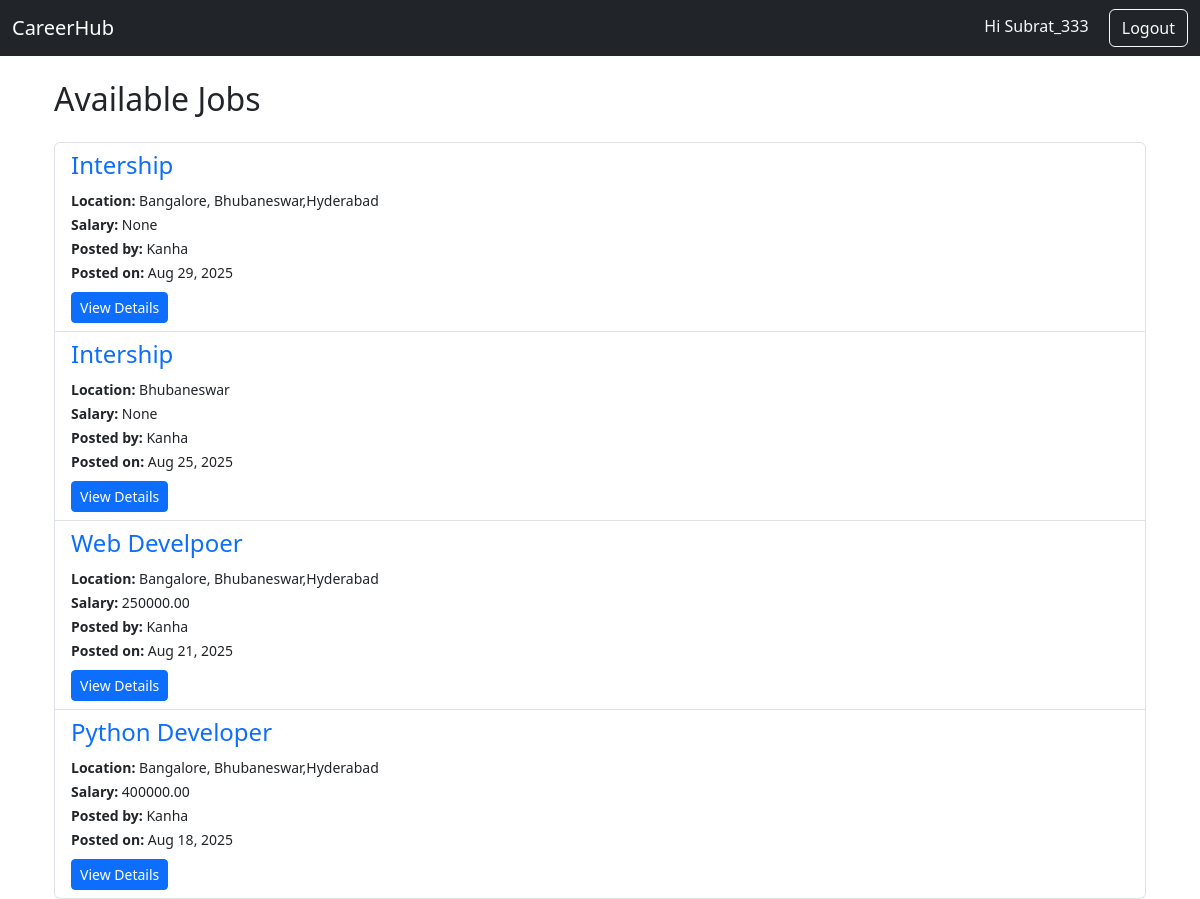
The app's page /jobs/jobs/ (signed in), older data.
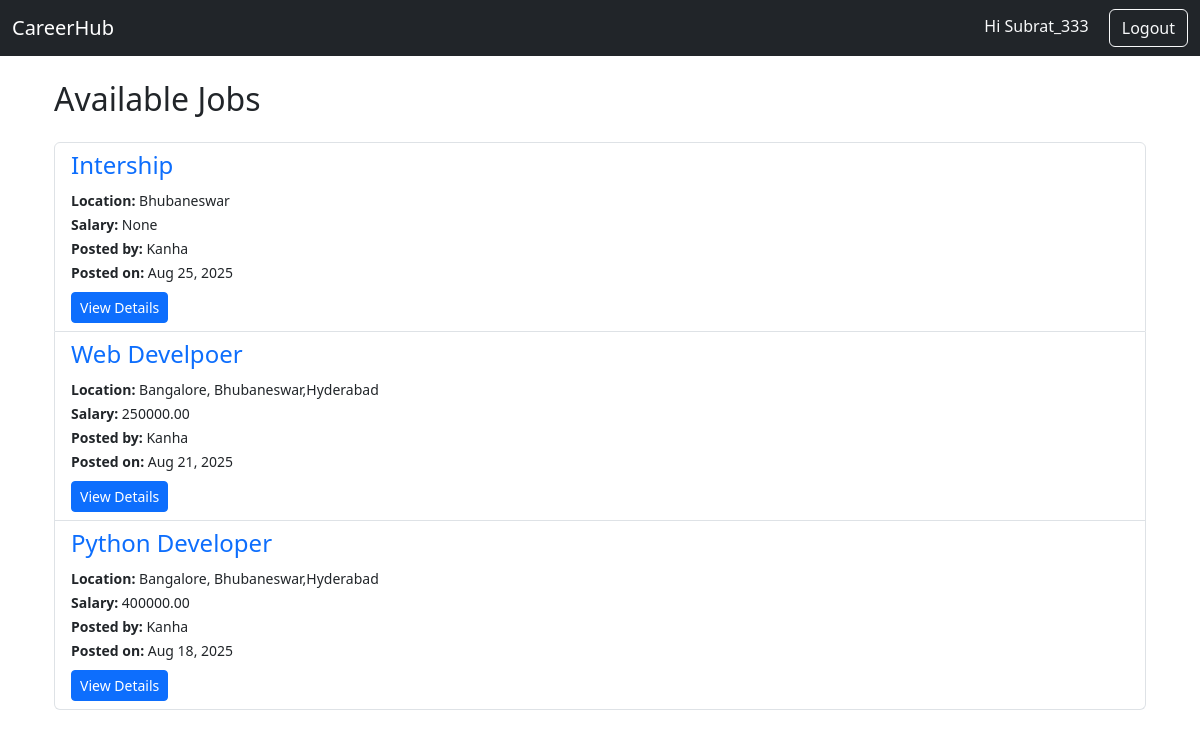
The same page, newer data.
### jobs/models.py (models this page shows, shortened)
class Job(models.Model):
    employer = models.ForeignKey(
        settings.AUTH_USER_MODEL,
        on_delete=models.CASCADE,
        related_name="jobs"
    )
    title = models.CharField(max_length=200)
    description = models.TextField()
    location = models.CharField(max_length=100)
    salary = models.DecimalField(max_digits=10, decimal_places=2, null=True, blank=True)
    created_at = models.DateTimeField(auto_now_add=True)  # when job is posted
    updated_at = models.DateTimeField(auto_now=True)      # when job is updated

### users/models.py (models this page shows)
class CustomUser(AbstractUser):
    USER_TYPE_CHOICES = (
        ('employer', 'Employer'),
        ('candidate', 'Candidate'),
    )
    user_type = models.CharField(max_length=10, choices=USER_TYPE_CHOICES)

### jobs/views.py (the view)
# urls.py: path('jobs/', views.job_list, name='job_list'),  # only one route for list
@login_required
def job_list(request):
    jobs = Job.objects.all().order_by('-created_at')
    return render(request, 'jobs/job_list.html', {'jobs': jobs})

### templates/jobs/job_list.html
{% extends 'base.html' %}
{% block content %}
<div class="container">
    <h2 class="mb-4">Available Jobs</h2>
    <div class="list-group">
        {% for job in jobs %}
            <div class="list-group-item">
                <h4>
                    <a href="{% url 'job_detail' job.id %}" class="text-decoration-none">
                        {{ job.title }}
                    </a>
                </h4>
                <small><strong>Location:</strong> {{ job.location }}</small><br>
                <small><strong>Salary:</strong> {{ job.salary }}</small><br>
                <small><strong>Posted by:</strong> {{ job.employer.username }}</small><br>
                <small><strong>Posted on:</strong> {{ job.created_at|date:"M d, Y" }}</small><br>
                <a href="{% url 'job_detail' job.id %}" class="btn btn-primary btn-sm mt-2">
                    View Details
                </a>
            </div>
        {% empty %}
            <p>No jobs available right now.</p>
        {% endfor %}
    </div>
</div>
{% endblock %}

Row changes from the older to the newer data that the page shows:
removed Job: title "Intership", location "Bangalore, Bhubaneswar,Hyderabad", salary "None", employer.username "Kanha", created_at "Aug 29, 2025"
